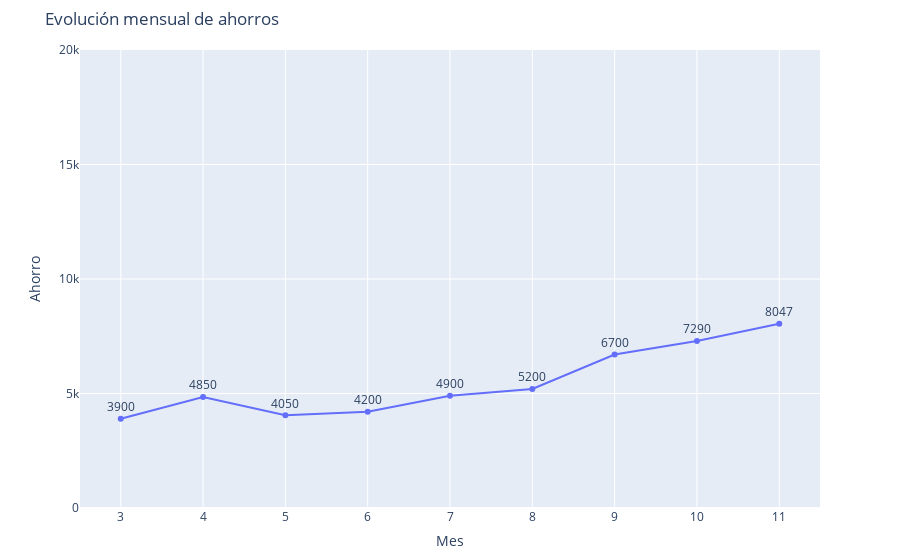

Source (notebook cell):
### Code cell
# al finalizar cada mes actualizamos el capital total
mes = [3,4,5,6,7,8,9,10,11]
ahorro = [3900,4850,4050,4200,4900,5200,6700,7290,8047]

 # creamos dataframe y representamos
data = {'Mes' : mes, 'Ahorro' : ahorro}
df_data = pd.DataFrame(data)
fig = px.line(df_data, x='Mes', y='Ahorro', text="Ahorro", title='Evolución mensual de ahorros')
fig.update_traces(textposition='top center')
fig.update_layout(yaxis={"range":[0,20000]},margin={"t":50,"b":0},height=550)

fig.show()

### Figure 1 — Plotly figure (JSON) as saved in the notebook; plotly's stock layout.template omitted (floating-point values rounded to 4 significant figures)
{"data": [{"hovertemplate": "Mes=%{x}<br>Ahorro=%{text}<extra></extra>", "legendgroup": "", "line": {"color": "#636efa", "dash": "solid"}, "mode": "lines+markers+text", "name": "", "orientation": "v", "showlegend": false, "text": [3900, 4850, 4050, 4200, 4900, 5200, 6700, 7290, 8047], "textposition": "top center", "type": "scatter", "x": [3, 4, 5, 6, 7, 8, 9, 10, 11], "xaxis": "x", "y": [3900, 4850, 4050, 4200, 4900, 5200, 6700, 7290, 8047], "yaxis": "y"}], "layout": {"height": 550, "legend": {"tracegroupgap": 0}, "margin": {"b": 0, "t": 50}, "title": {"text": "Evolución mensual de ahorros"}, "xaxis": {"anchor": "y", "domain": [0, 1], "title": {"text": "Mes"}}, "yaxis": {"anchor": "x", "domain": [0, 1], "range": [0, 20000], "title": {"text": "Ahorro"}}}}
